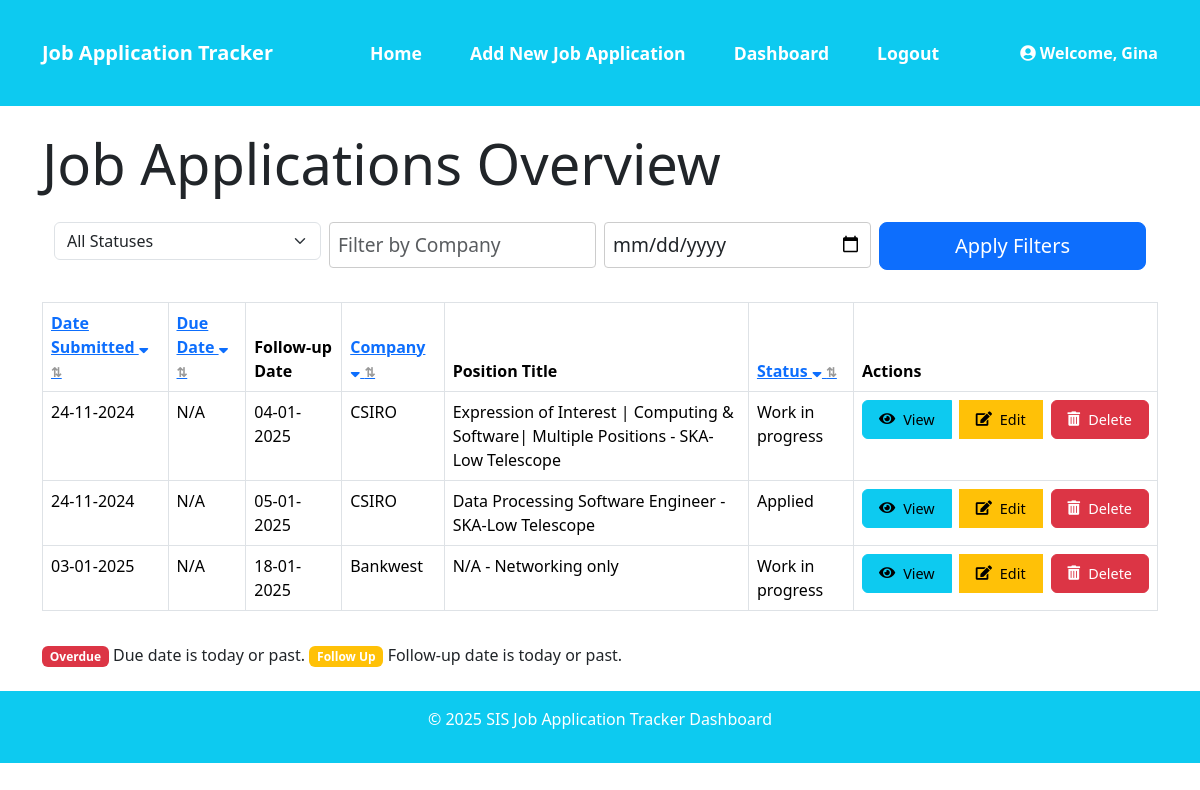
Page /dashboard (signed in) on the committed database.
### models.py (models this page shows, shortened)
class User(UserMixin, db.Model):
    id = db.Column(db.Integer, primary_key=True)
    username = db.Column(db.String(64), unique=True, nullable=False)
    email = db.Column(db.String(120), unique=True, nullable=False)
    password_hash = db.Column(db.String(256))

class JobApplication(db.Model):
    id = db.Column(db.Integer, primary_key=True)
    date_submitted = db.Column(db.Date, nullable=True)
    due_date = db.Column(db.Date, nullable=True)
    follow_up_date = db.Column(db.Date, nullable=True)
    company = db.Column(db.String(120), nullable=False)
    contact = db.Column(db.String(120), nullable=True)
    position_title = db.Column(db.String(120), nullable=False)
    status = db.Column(db.String(50), nullable=False)
    cv_submitted = db.Column(db.String(10), nullable=False)
    cover_letter_submitted = db.Column(db.String(10), nullable=False)
    follow_up_sent = db.Column(db.String(10), nullable=False)
    follow_up_message = db.Column(db.Text, nullable=True)
    notes = db.Column(db.Text, nullable=True)
    user_id = db.Column(db.Integer, db.ForeignKey('user.id'), nullable=False)
    highlight = db.Column(db.Boolean, default=False)
    user = db.relationship('User', backref=db.backref('job_applications', lazy=True))
    @hybrid_property
    def priority(self):
        today = datetime.utcnow().date()
        if self.due_date and self.due_date <= today + timedelta(days=2):
            return 'high'
        elif self.status == 'Offer Received':
            return 'completed'
        else:
            return 'normal'

### app.py (the view)
@app.route('/dashboard', methods=['GET', 'POST'])
@login_required
def dashboard():
    print(f"User authenticated: {current_user.is_authenticated}")
    applications = JobApplication.query.filter_by(user_id=current_user.id).all()
    status_filter = request.args.get('status')
    company_filter = request.args.get('company')
    due_before_filter = request.args.get('due_before')
    priority_filter = request.args.get('priority')
    if status_filter:
        applications = [app for app in applications if app.status == status_filter]
    if company_filter:
        applications = [app for app in applications if company_filter.lower() in app.company.lower()]
    if due_before_filter:
        try:
            due_before = datetime.strptime(due_before_filter, "%Y-%m-%d").date()
            applications = [app for app in applications if app.due_date and app.due_date <= due_before]
        except ValueError:
            flash("Invalid date format. Use YYYY-MM-DD.", "danger")
    if priority_filter:
        applications = [app for app in applications if app.priority == priority_filter]
    sort_by = request.args.get('sort_by')
    order = request.args.get('order', 'asc')
    def sort_key(x, sort_by):
        value = getattr(x, sort_by, None)
        if isinstance(value, (date, datetime)):
            return (True, value)
        return (value is not None, value)  # This will sort None values last
    if sort_by:
        reverse = order == 'desc'
        applications = sorted(applications, key=lambda x: sort_key(x, sort_by), reverse=reverse)
    high_priority_apps = [app for app in applications if app.priority == 'high']
    sorted_apps = sorted(applications, key=lambda x: x.priority)
    application_form = JobApplicationForm()
    delete_form = DeleteForm()
    rendered_template = render_template(
        'dashboard.html',
        applications=applications,
        high_priority_apps=high_priority_apps,
        sorted_apps=sorted_apps,
        application_form=application_form,
        delete_form=delete_form)
    session.pop('_flashes', None)
    return rendered_template

### app.py
class DeleteForm(FlaskForm):
    csrf_token = HiddenField()

### app.py (called while the page is built)
@login_manager.user_loader
def load_user(user_id):
    return db.session.get(User, int(user_id))

### templates/dashboard.html (shortened to what this page needs)
{% extends "base.html" %}
{% import "bootstrap/wtf.html" as wtf %}
{% block content %}
<h2 class="display-4 mb-4">Job Applications Overview</h2>
<div class="container text-start">
<form method="GET" action="{{ url_for('dashboard') }}">
    <div class="row g-2 align-items-start">
        <div class="col-md-3 mb-2">
            <select name="status" class="form-select">
                <option value="">All Statuses</option>
            </select>
        </div>
        <div class="col-md-3 mb-2">
            <input type="text" name="company" placeholder="Filter by Company" class="form-control">
        </div>
        <div class="col-md-3 mb-2">
            <input type="date" name="due_before" class="form-control" placeholder="Due Before">
        </div>
        <div class="col-md-3 mb-2">
            <button type="submit" class="btn btn-primary btn-lg w-100">Apply Filters</button>
        </div>
    </div>
</form>
</div>
<div class="table-responsive">
    <table class="table table-bordered mt-4">
        <thead>
            <tr>
                <th class="sortable">
                    <a href="{{ url_for('dashboard', sort_by='date_submitted', order=request.args.get('order', 'asc') == 'asc' and 'desc' or 'asc') }}"
                        title="Click to sort by Date Submitted">
                        Date Submitted
                        {% if request.args.get('sort_by') == 'date_submitted' %}
                            {% if request.args.get('order', 'asc') == 'asc' %}
                                <i class="fa fa-sort"></i>
                            {% else %}
                                <i class="fa fa-sort-up"></i>
                            {% endif %}
                        {% else %}
                            <i class="fa fa-sort-down"></i>
                        {% endif %}
                    </a>
                </th>
                <th class="sortable">
                    <a href="{{ url_for('dashboard', sort_by='due_date', order=request.args.get('order', 'asc') == 'asc' and 'desc' or 'asc') }}"
                        title="Click to sort by Due Date">
                        Due Date
                        {% if request.args.get('sort_by') == 'due_date' %}
                            {% if request.args.get('order', 'asc') == 'asc' %}
                                <i class="fa fa-sort"></i>
                            {% else %}
                                <i class="fa fa-sort-up"></i>
                            {% endif %}
                        {% else %}
                            <i class="fa fa-sort-down"></i>
                        {% endif %}
                    </a>
                </th>
                <th>Follow-up Date</th>
                <th class="sortable">
                    <a href="{{ url_for('dashboard', sort_by='company', order=request.args.get('order', 'asc') == 'asc' and 'desc' or 'asc') }}"
                        title="Click to sort by Company">
                        Company
                        {% if request.args.get('sort_by') == 'company' %}
                            {% if request.args.get('order', 'asc') == 'asc' %}
                                <i class="fa fa-sort"></i>
                            {% else %}
                                <i class="fa fa-sort-up"></i>
                            {% endif %}
                        {% else %}
                            <i class="fa fa-sort-down"></i>
                        {% endif %}
                    </a>
                </th>
                <th>Position Title</th>
                <th class="sortable">
                    <a href="{{ url_for('dashboard', sort_by='status', order=request.args.get('order', 'asc') == 'asc' and 'desc' or 'asc') }}"
                        title="Click to sort by Status">
                        Status
                        {% if request.args.get('sort_by') == 'status' %}
                            {% if request.args.get('order', 'asc') == 'asc' %}
                                <i class="fa fa-sort"></i>
                            {% else %}
                                <i class="fa fa-sort-up"></i>
                            {% endif %}
                        {% else %}
                            <i class="fa fa-sort-down"></i>
                        {% endif %}
                    </a>
                </th>
                <th>Actions</th>
            </tr>
        </thead>
        <tbody>
            {% for application in applications %}
            <tr class="{{ application.row_class }} {% if application.highlight %}highlighted{% endif %}">
                <td>{{ application.date_submitted.strftime('%d-%m-%Y') if application.date_submitted else 'N/A' }}</td>
                <td>{{ application.due_date.strftime('%d-%m-%Y') if application.due_date else 'N/A' }}</td>
                <td>{{ application.follow_up_date.strftime('%d-%m-%Y') if application.follow_up_date else 'N/A' }}</td>
                <td>{{ application.company }}</td>
                <td>{{ application.position_title }}</td>
                <td>{{ application.status }}</td>
                <td>
                    <div class="btn-group" role="group">
                        <a href="{{ url_for('view_application', application_id=application.id) }}"
                            class="btn btn-info me-2">
                                <i class="fas fa-eye"></i> View
                        </a>
                        <a href="{{ url_for('edit_application', application_id=application.id) }}"
                            class="btn btn-warning me-2">
                                <i class="fas fa-edit"></i> Edit
                        </a>
                        <form method="POST" action="{{ url_for('delete_application', application_id=application.id) }}"
                                style="display: inline;">
                            <button type="submit" class="btn btn-danger">
                                <i class="fas fa-trash-alt"></i> Delete
                            </button>
                        </form>
                    </div>
                </td>
            </tr>
            {% endfor %}
        </tbody>
    </table>
</div>
<div class="mt-3">
    <span class="badge bg-danger">Overdue</span> Due date is today or past.
    <span class="badge bg-warning">Follow Up</span> Follow-up date is today or past.
</div>
{% endblock %}

### templates/base.html (shortened to what this page needs)
<!DOCTYPE html>
<html lang="en">
<head>
    <link href="https://cdn.jsdelivr.net/npm/bootstrap@5.3.3/dist/css/bootstrap.min.css" rel="stylesheet">
    <link rel="stylesheet" href="https://cdnjs.cloudflare.com/ajax/libs/font-awesome/5.15.3/css/all.min.css">
    <link rel="stylesheet" href="{{ url_for('static', filename='style.css') }}">
</head>
<body>
    <header class="bg-info text-white text-center py-3 mb-4">
        <nav class="navbar navbar-expand-lg navbar-dark">
            <div class="container">
                <a class="navbar-brand fw-bold" href="{{ url_for('dashboard') }}">Job Application Tracker</a>
                <div class="collapse navbar-collapse justify-content-center" id="navbarNav">
                    <ul class="navbar-nav">
                        <li class="nav-item">
                            <a class="nav-link {% if request.endpoint == 'index' %}active{% endif %}" href="{{ url_for('index') }}">Home</a>
                        </li>
                        <li class="nav-item">
                            <a class="nav-link {% if request.endpoint == 'form' %}active{% endif %}" href="{{ url_for('form') }}">Add New Job Application</a>
                        </li>
                        <li class="nav-item">
                            <a class="nav-link {% if request.endpoint == 'dashboard' %}active{% endif %}" href="{{ url_for('dashboard') }}">Dashboard</a>
                        </li>
                        {% if current_user.is_authenticated %}
                        <li class="nav-item">
                            <a class="nav-link {% if request.endpoint == 'logout' %}active{% endif %}" href="{{ url_for('logout') }}">Logout</a>
                        </li>
                        {% endif %}
                    </ul>
                </div>
                {% if current_user.is_authenticated %}
                <div class="navbar-text text-white ms-auto">
                    <i class="fas fa-user-circle"></i> Welcome, {{ current_user.username }}
                </div>
                {% endif %}
            </div>
        </nav>
    </header>
    <main class="container">
        {% block content %}{% endblock %}
    </main>
    <footer class="bg-info text-white text-center py-3 mt-4">
        <p>&copy; 2025 SIS Job Application Tracker Dashboard</p>
    </footer>
</body>
</html>

### static/style.css (style rules this page uses)
.form-control { width: 100%; padding: 8px; border: 1px solid #ccc; border-radius: 4px; background-color: #fff; font-size: 1.2rem; }
.navbar-nav .nav-item { font-size: 1.1rem; font-weight: bold; padding: 0.5rem 1rem; }
.navbar-nav .nav-link { color: white !important; }
.navbar-text { font-size: 1rem; font-weight: bold; }
.sortable a::after { content: " ⇅"; font-size: 0.8em; color: #999; }
.table .btn { padding: 0.5rem 1rem; font-size: 0.9rem; display: flex; align-items: center; gap: 0.5rem; }
.table .btn-group .btn { margin-right: 0.5rem; }
.table .btn-group .btn:last-child { margin-right: 0; }
.table .btn-danger { background-color: #dc3545; border-color: #dc3545; }

### rows in the picture
User: username "Gina"
JobApplication: date_submitted "24-11-2024", due_date "N/A", follow_up_date "04-01-2025", company "CSIRO", position_title "Expression of Interest | Computing & Software| Multiple Positions - SKA-Low Telescope", status "Work in progress"
JobApplication: date_submitted "24-11-2024", due_date "N/A", follow_up_date "05-01-2025", company "CSIRO", position_title "Data Processing Software Engineer - SKA-Low Telescope", status "Applied"
JobApplication: date_submitted "03-01-2025", due_date "N/A", follow_up_date "18-01-2025", company "Bankwest", position_title "N/A - Networking only", status "Work in progress"
